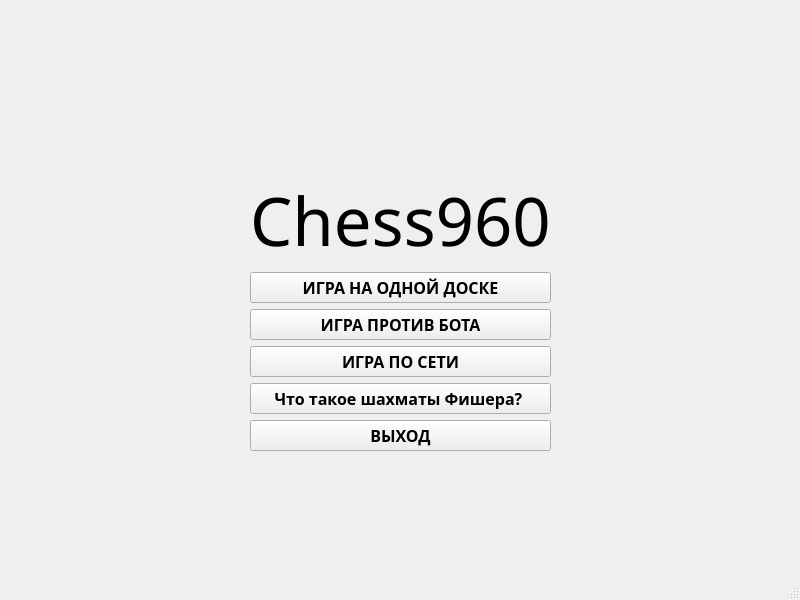
<?xml version="1.0" encoding="UTF-8"?>
<ui version="4.0">
 <class>MainWindow</class>
 <widget class="QMainWindow" name="MainWindow">
  <property name="geometry">
   <rect>
    <x>0</x>
    <y>0</y>
    <width>800</width>
    <height>600</height>
   </rect>
  </property>
  <property name="minimumSize">
   <size>
    <width>800</width>
    <height>600</height>
   </size>
  </property>
  <property name="maximumSize">
   <size>
    <width>800</width>
    <height>600</height>
   </size>
  </property>
  <property name="windowTitle">
   <string>MainWindow</string>
  </property>
  <widget class="QWidget" name="centralwidget">
   <layout class="QGridLayout" name="gridLayout">
    <item row="4" column="3">
     <widget class="QLabel" name="label_2">
      <property name="text">
       <string/>
      </property>
     </widget>
    </item>
    <item row="0" column="0">
     <widget class="QLabel" name="label_6">
      <property name="text">
       <string/>
      </property>
     </widget>
    </item>
    <item row="4" column="1">
     <layout class="QVBoxLayout" name="verticalLayout">
      <item>
       <widget class="QPushButton" name="pushButton_play1">
        <property name="font">
         <font>
          <family>Century Gothic</family>
          <pointsize>12</pointsize>
          <bold>true</bold>
         </font>
        </property>
        <property name="mouseTracking">
         <bool>true</bool>
        </property>
        <property name="text">
         <string>ИГРА НА ОДНОЙ ДОСКЕ</string>
        </property>
       </widget>
      </item>
      <item>
       <widget class="QPushButton" name="pushButton_play2">
        <property name="font">
         <font>
          <family>Century Gothic</family>
          <pointsize>12</pointsize>
          <bold>true</bold>
         </font>
        </property>
        <property name="mouseTracking">
         <bool>true</bool>
        </property>
        <property name="text">
         <string>ИГРА ПРОТИВ БОТА</string>
        </property>
       </widget>
      </item>
      <item>
       <widget class="QPushButton" name="pushButton_play3">
        <property name="font">
         <font>
          <family>Century Gothic</family>
          <pointsize>12</pointsize>
          <bold>true</bold>
         </font>
        </property>
        <property name="mouseTracking">
         <bool>true</bool>
        </property>
        <property name="text">
         <string>ИГРА ПО СЕТИ</string>
        </property>
       </widget>
      </item>
      <item>
       <widget class="QPushButton" name="pushButton_guide">
        <property name="font">
         <font>
          <family>Century Gothic</family>
          <pointsize>12</pointsize>
          <bold>true</bold>
         </font>
        </property>
        <property name="mouseTracking">
         <bool>true</bool>
        </property>
        <property name="text">
         <string>Что такое шахматы Фишера? </string>
        </property>
       </widget>
      </item>
      <item>
       <widget class="QPushButton" name="pushButton_exit">
        <property name="font">
         <font>
          <family>Century Gothic</family>
          <pointsize>12</pointsize>
          <bold>true</bold>
         </font>
        </property>
        <property name="mouseTracking">
         <bool>true</bool>
        </property>
        <property name="text">
         <string>ВЫХОД</string>
        </property>
       </widget>
      </item>
     </layout>
    </item>
    <item row="1" column="0">
     <widget class="QLabel" name="label_5">
      <property name="text">
       <string/>
      </property>
     </widget>
    </item>
    <item row="2" column="0">
     <spacer name="verticalSpacer">
      <property name="orientation">
       <enum>Qt::Orientation::Vertical</enum>
      </property>
      <property name="sizeHint" stdset="0">
       <size>
        <width>20</width>
        <height>40</height>
       </size>
      </property>
     </spacer>
    </item>
    <item row="2" column="3">
     <spacer name="verticalSpacer_3">
      <property name="orientation">
       <enum>Qt::Orientation::Vertical</enum>
      </property>
      <property name="sizeHint" stdset="0">
       <size>
        <width>20</width>
        <height>40</height>
       </size>
      </property>
     </spacer>
    </item>
    <item row="4" column="0">
     <widget class="QLabel" name="label">
      <property name="text">
       <string/>
      </property>
     </widget>
    </item>
    <item row="5" column="1">
     <spacer name="verticalSpacer_2">
      <property name="orientation">
       <enum>Qt::Orientation::Vertical</enum>
      </property>
      <property name="sizeHint" stdset="0">
       <size>
        <width>20</width>
        <height>40</height>
       </size>
      </property>
     </spacer>
    </item>
    <item row="1" column="3">
     <widget class="QLabel" name="label_7">
      <property name="text">
       <string/>
      </property>
     </widget>
    </item>
    <item row="0" column="3">
     <widget class="QLabel" name="label_8">
      <property name="text">
       <string/>
      </property>
     </widget>
    </item>
    <item row="3" column="1">
     <widget class="QLabel" name="label_4">
      <property name="font">
       <font>
        <family>Century Gothic</family>
        <pointsize>50</pointsize>
       </font>
      </property>
      <property name="text">
       <string>Chess960</string>
      </property>
     </widget>
    </item>
    <item row="0" column="1" rowspan="3">
     <widget class="QLabel" name="label_3">
      <property name="styleSheet">
       <string notr="true">image: url(:/new/prefix1/pieces600/wn.png);</string>
      </property>
      <property name="text">
       <string/>
      </property>
     </widget>
    </item>
   </layout>
  </widget>
  <widget class="QMenuBar" name="menubar">
   <property name="geometry">
    <rect>
     <x>0</x>
     <y>0</y>
     <width>800</width>
     <height>25</height>
    </rect>
   </property>
  </widget>
  <widget class="QStatusBar" name="statusbar"/>
 </widget>
 <resources/>
 <connections/>
</ui>
